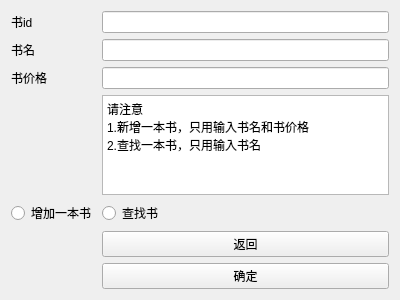
<?xml version="1.0" encoding="UTF-8"?>
<ui version="4.0">
 <class>bookmod</class>
 <widget class="QWidget" name="bookmod">
  <property name="geometry">
   <rect>
    <x>0</x>
    <y>0</y>
    <width>400</width>
    <height>300</height>
   </rect>
  </property>
  <property name="windowTitle">
   <string>Form</string>
  </property>
  <layout class="QGridLayout" name="gridLayout">
   <item row="1" column="1">
    <widget class="QLineEdit" name="name"/>
   </item>
   <item row="0" column="1">
    <widget class="QLineEdit" name="id"/>
   </item>
   <item row="3" column="1">
    <widget class="QTextBrowser" name="textBrowser">
     <property name="html">
      <string>&lt;!DOCTYPE HTML PUBLIC &quot;-//W3C//DTD HTML 4.0//EN&quot; &quot;http://www.w3.org/TR/REC-html40/strict.dtd&quot;&gt;
&lt;html&gt;&lt;head&gt;&lt;meta name=&quot;qrichtext&quot; content=&quot;1&quot; /&gt;&lt;style type=&quot;text/css&quot;&gt;
p, li { white-space: pre-wrap; }
&lt;/style&gt;&lt;/head&gt;&lt;body style=&quot; font-family:'SimSun'; font-size:9pt; font-weight:400; font-style:normal;&quot;&gt;
&lt;p style=&quot; margin-top:0px; margin-bottom:0px; margin-left:0px; margin-right:0px; -qt-block-indent:0; text-indent:0px;&quot;&gt;请注意&lt;/p&gt;
&lt;p style=&quot; margin-top:0px; margin-bottom:0px; margin-left:0px; margin-right:0px; -qt-block-indent:0; text-indent:0px;&quot;&gt;1.新增一本书，只用输入书名和书价格&lt;/p&gt;
&lt;p style=&quot; margin-top:0px; margin-bottom:0px; margin-left:0px; margin-right:0px; -qt-block-indent:0; text-indent:0px;&quot;&gt;2.查找一本书，只用输入书名&lt;/p&gt;
&lt;p style=&quot;-qt-paragraph-type:empty; margin-top:0px; margin-bottom:0px; margin-left:0px; margin-right:0px; -qt-block-indent:0; text-indent:0px;&quot;&gt;&lt;br /&gt;&lt;/p&gt;&lt;/body&gt;&lt;/html&gt;</string>
     </property>
    </widget>
   </item>
   <item row="1" column="0">
    <widget class="QLabel" name="namee">
     <property name="text">
      <string>书名</string>
     </property>
    </widget>
   </item>
   <item row="2" column="1">
    <widget class="QLineEdit" name="price"/>
   </item>
   <item row="4" column="1">
    <widget class="QRadioButton" name="find">
     <property name="text">
      <string>查找书</string>
     </property>
    </widget>
   </item>
   <item row="2" column="0">
    <widget class="QLabel" name="label_3">
     <property name="text">
      <string>书价格</string>
     </property>
    </widget>
   </item>
   <item row="6" column="1">
    <widget class="QPushButton" name="pushButton">
     <property name="text">
      <string>确定</string>
     </property>
    </widget>
   </item>
   <item row="4" column="0">
    <widget class="QRadioButton" name="add">
     <property name="text">
      <string>增加一本书</string>
     </property>
    </widget>
   </item>
   <item row="0" column="0">
    <widget class="QLabel" name="idd">
     <property name="text">
      <string>书id</string>
     </property>
    </widget>
   </item>
   <item row="5" column="1">
    <widget class="QPushButton" name="pushButton_2">
     <property name="text">
      <string>返回</string>
     </property>
    </widget>
   </item>
  </layout>
 </widget>
 <resources/>
 <connections/>
</ui>
